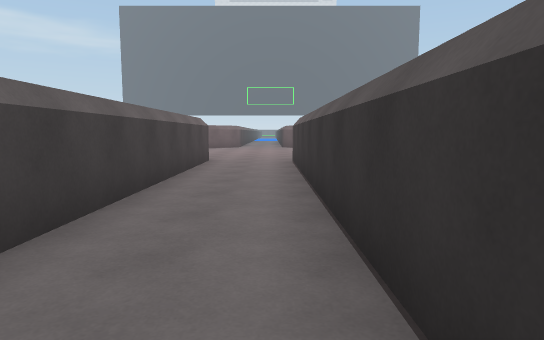
View 1 (above)

24 first-person views from a walk through a Unity game level. The camera is 1.3 m above the floor, tilts 6° down and sees 75° across. The floor is counted in squares, 2 m on a side. Each view is taken from the middle of a square. On the plan, view 1 faces up. The plan holds only what a view shows up to about 10 squares ahead; the rest is blank. The place goes on beyond the plan. The player is left out.

View 2
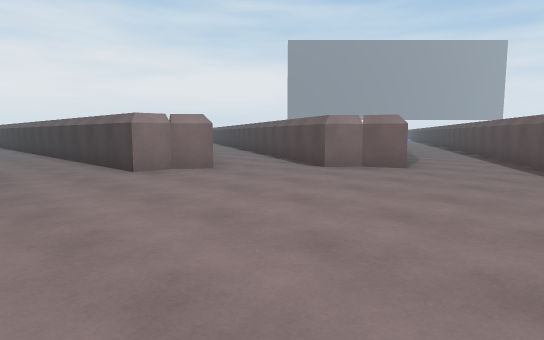

View 3
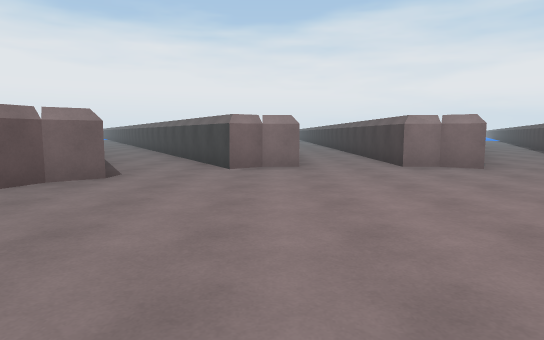

View 4
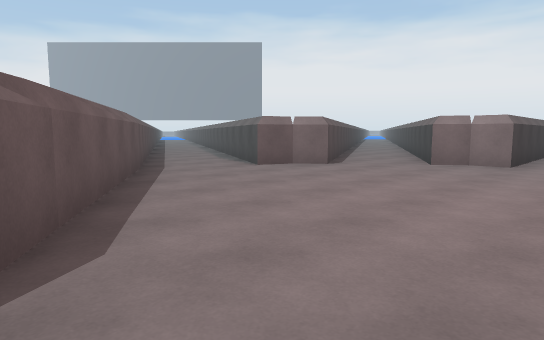

View 5
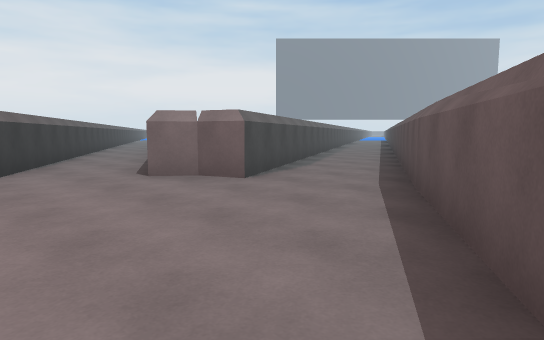

View 6
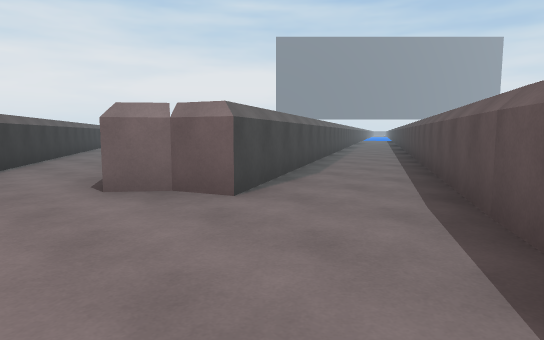

View 7
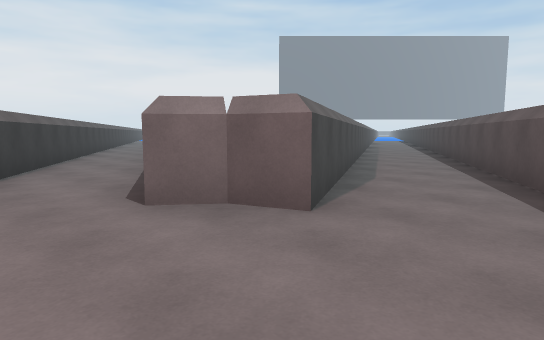

View 8
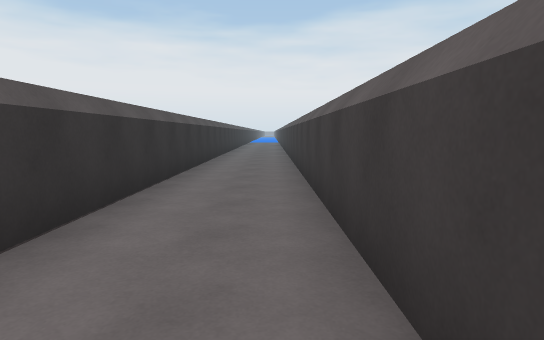

View 9
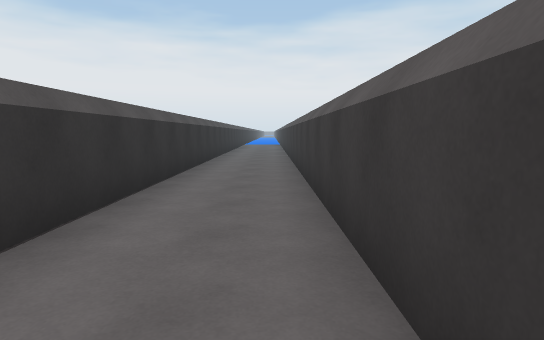

View 10
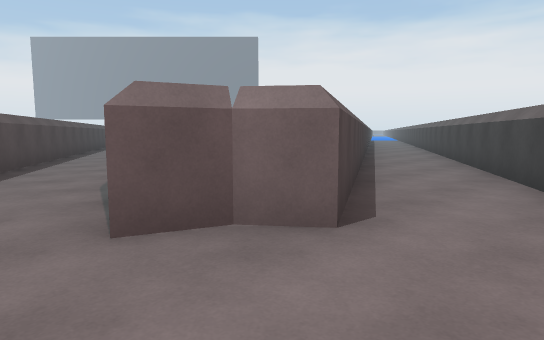

View 11
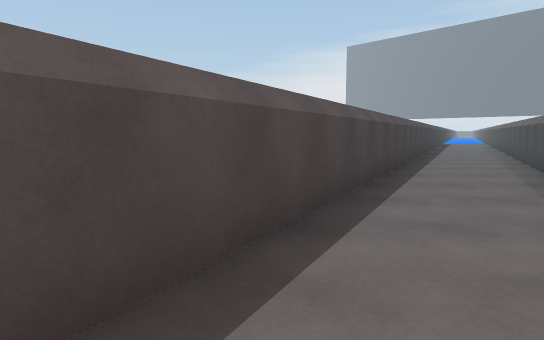

View 12
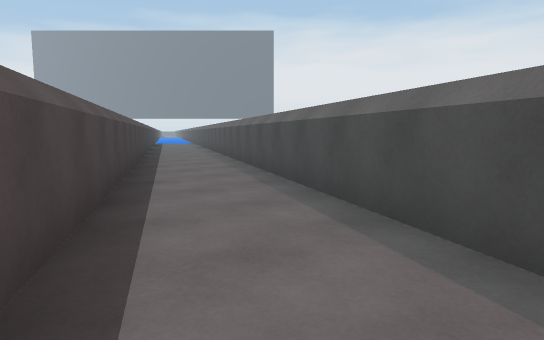

View 13
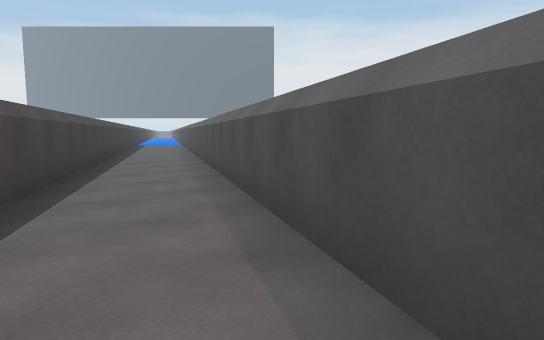

View 14
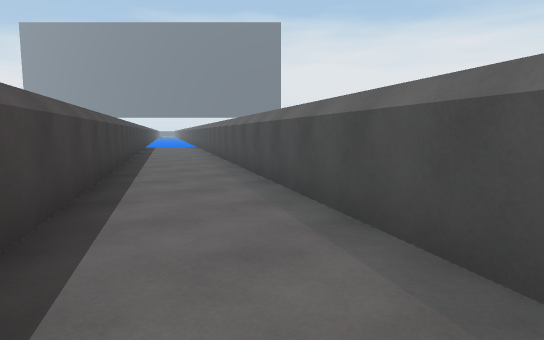

View 15
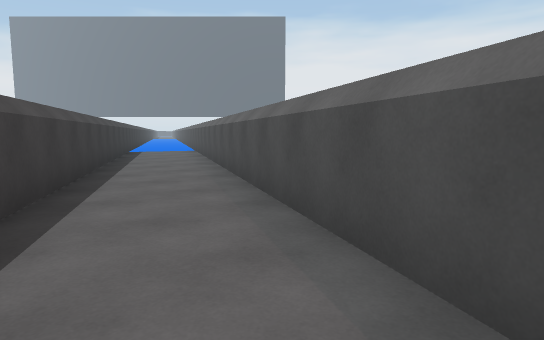

View 16
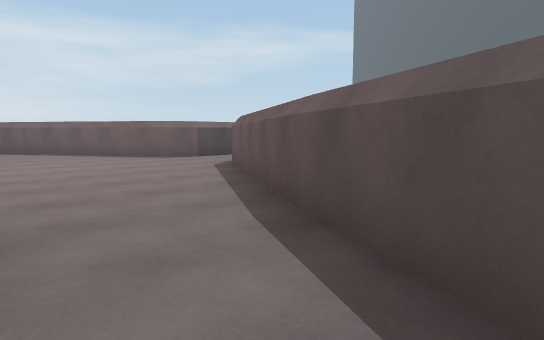

View 17
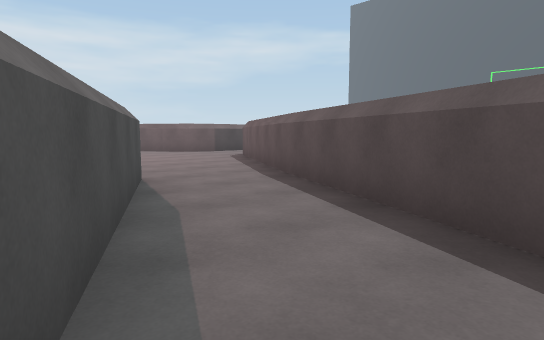

View 18
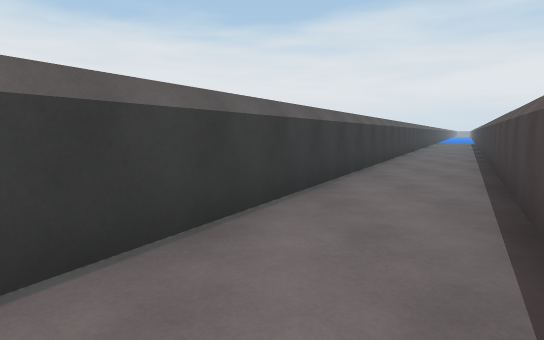

View 19
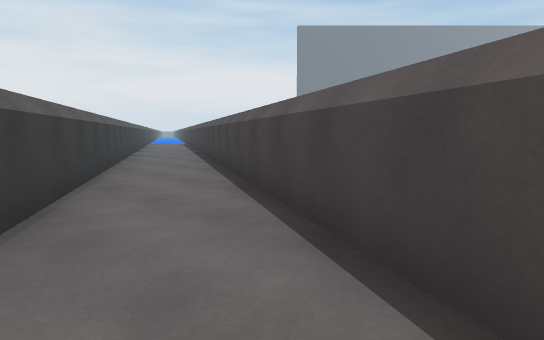

View 20
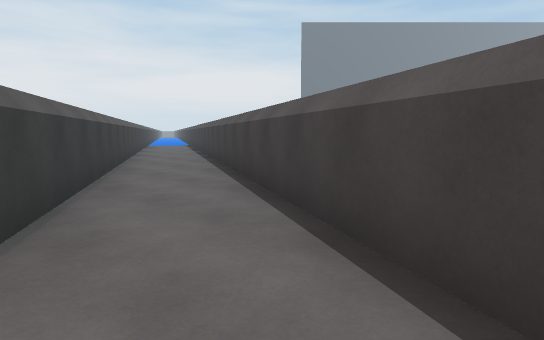

View 21
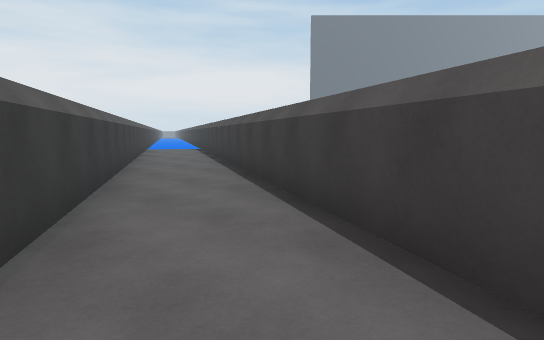

View 22
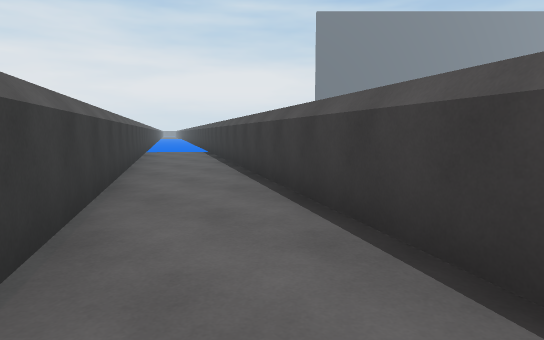

View 23
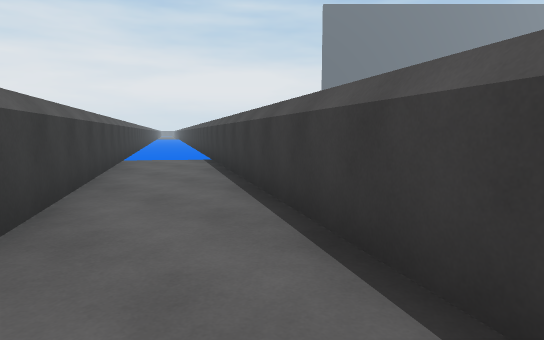

View 24
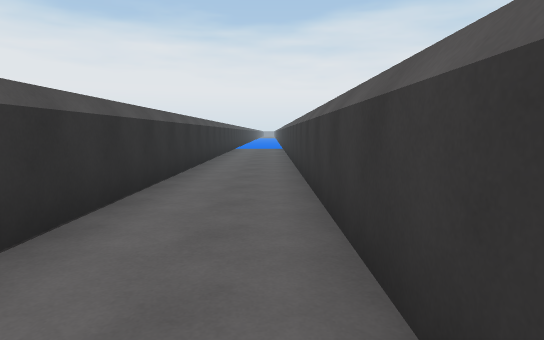

### Floor plan
Points are (right, up) in squares from view 1. A wall is a line through its corners. A room is listed if a view was taken in it or the views show most of it. See-through windows are left out.
Room 1 (views 1, 2, 3, 4, 5, 6, 7, 8, 9, 10, 18, 19, 20, 24)
walls: (4.1, 8.7) (3.4, 10) (3.9, 10.5) (4.2, 11.2) (5.1, 10.7); (-7, 1.1) (-2.8, 8.7) (-2.2, 8.3) (-1.5, 8.3) (-1.5, -10.5); (-7, 12.9) (-10, 11.3); (-9.3, 9.1) (-5.3, 11.2) (-5, 10.4) (-4.4, 10) (-8.8, 1.9); (1.7, 15.3) (0.9, 15.9); (5.9, 12.8) (1.5, 15.2); (-1.5, 16.5) (-2, 15.7) (-9.9, 11); (0.5, -10.6) (0.5, 8.3) (1.2, 8.3) (1.7, 8.8) (2.7, 7.1)
ways out: opening at (5, 12) to room 2; opening at (-9, 10); opening at (-8, 2); opening at (3, 8)
Room 2 (views 11, 12, 16)
walls: (8.9, 11.2) (5.9, 12.8); (5.1, 10.7) (8.1, 9.1)
ways out: opening at (5, 12) to room 1; opening at (8, 10) to room 3
Room 3 (views 13, 17)
walls: (8.1, 9.1) (10.1, 8); (10.9, 10.1) (8.9, 11.2)
ways out: opening at (8, 10) to room 2; opening at (10, 9)
Room 4 (view 14)
walls: (12, 7) (14, 5.9); (15, 7.9) (12.8, 9.1)
ways out: opening at (14, 7) to room 5; opening at (12, 8)
Room 5 (view 15)
walls: (14, 5.9) (16, 4.9); (17, 6.8) (15, 7.9)
ways out: opening at (14, 7) to room 4; opening at (16, 6) to room 7
Room 6 (views 21, 22, 23)
walls: (-9.9, 0) (-15.7, -10.5); (-13.3, -10.5) (-8.1, -0.9)
ways out: opening at (-9, 0)
Room 7 (no view inside)
walls: (16, 4.9) (19.2, 3.1); (20, 5.2) (17, 6.8)
ways out: opening at (16, 6) to room 5; opening at (19, 4)
Room 8 (no view inside)
walls: (21, 2.2) (23.6, 0.8); (23.5, 3.3) (22, 4.1)
ways out: opening at (21, 3)

Where each view was taken, in squares from view 1:
view 1: 0 up, 0 right, facing up
view 2: 14 up, 1 right, facing down-left
view 3: 15 up, 1 right, facing down
view 4: 16 up, 1 left, facing down-right
view 5: 15 up, 2 left, facing down-left
view 6: 14 up, 3 left, facing down-left
view 7: 13 up, 3 left, facing down-left
view 8: 4 up, 1 left, facing down
view 9: 0 up, 1 left, facing down
view 10: 12 up, 2 right, facing down-right
view 11: 11 up, 7 right, facing right
view 12: 11 up, 8 right, facing down-right
view 13: 9 up, 10 right, facing down-right
view 14: 8 up, 13 right, facing down-right
view 15: 6 up, 16 right, facing down-right
view 16: 11 up, 7 right, facing up-left
view 17: 9 up, 9 right, facing up-left
view 18: 8 up, 5 left, facing down
view 19: 5 up, 6 left, facing down-left
view 20: 3 up, 7 left, facing down-left
view 21: 1 down, 9 left, facing down-left
view 22: 3 down, 10 left, facing down-left
view 23: 6 down, 12 left, facing down-left
view 24: 5 down, 1 left, facing down
